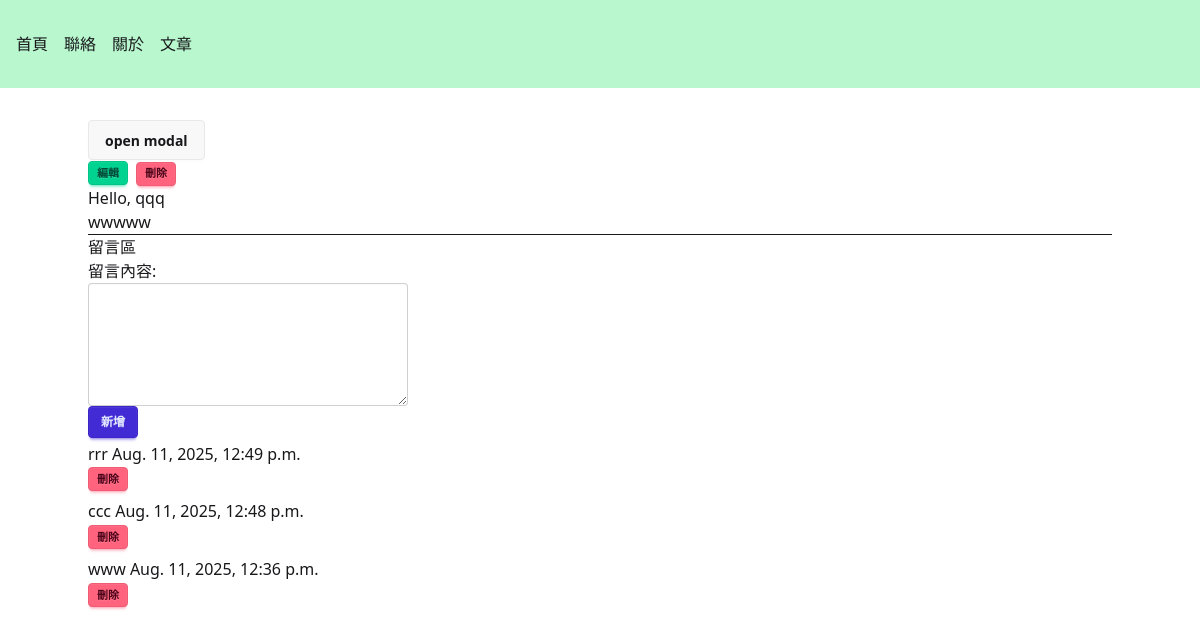
/articles/25, run on an earlier commit of the app's database.
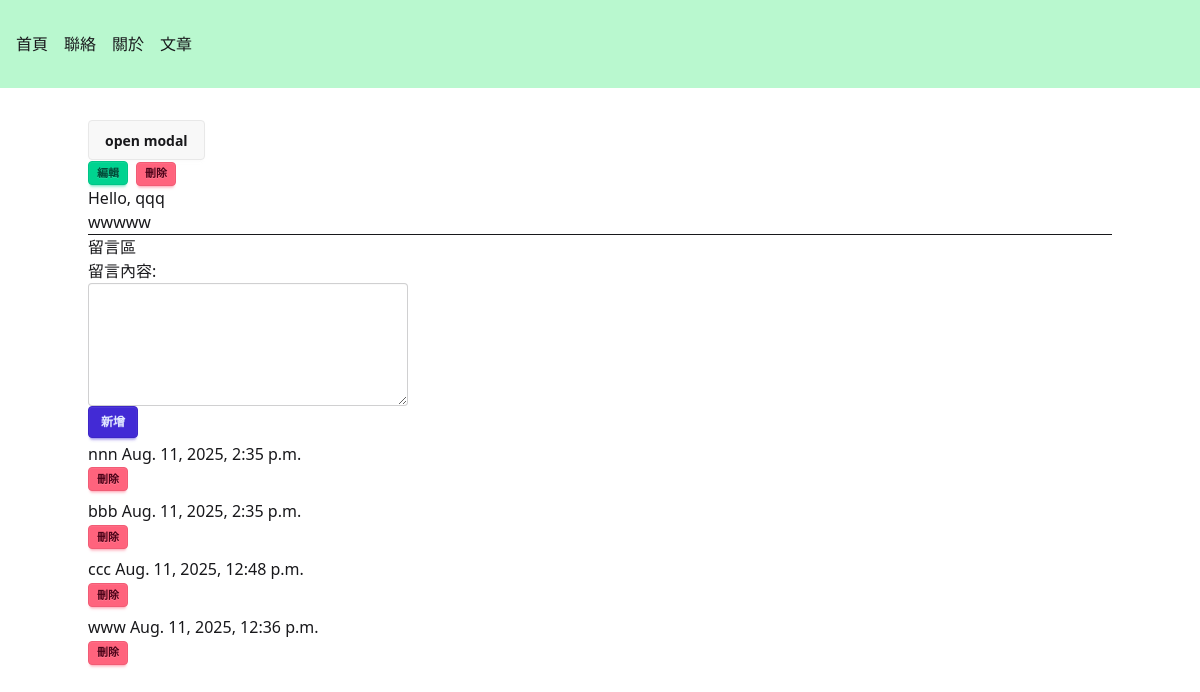
And on a later commit of the database.
### comments/models.py (models this page shows, shortened)
class Comment(models.Model):
    content = models.TextField(null=False)
    article = models.ForeignKey(Article, default=None, on_delete=models.CASCADE)
    created_at = models.DateTimeField(auto_now_add=True)
    deleted_at = models.DateTimeField(null=True, db_index=True)

### articles/views.py (the view)
# urls.py: path("<int:id>", views.detail, name="detail"),
def detail(request, id):
    article = get_object_or_404(Article, pk=id)
    if request.POST:
        if request.POST["_method"] == "patch":
            form = ArticleForm(request.POST, instance=article)
            form.save()
            messages.success(request, "更新成功")
            return redirect("articles:detail", article.id)
        if request.POST["_method"] == "delete":
            article.delete()
            messages.warning(request, "刪除成功")
            return redirect("articles:index")
    else:
        comment_form = CommentForm()
        comments = article.comment_set.filter(deleted_at = None).order_by("-id")
        return render(
            request,
            "articles/detail.html",
            {
                "article": article,
                "comment_form": comment_form,
                "comments": comments
            },
        )

### comments/forms.py
class CommentForm(ModelForm):
    class Meta:
        model = Comment
        fields = ["content"]
        labels = {"content": "留言內容"}
        widgets = {
            "content": Textarea(attrs={
                "class": "textarea",
                "rows": 5
                }
            ),
        }

### articles/templates/articles/detail.html (shortened to what this page needs)
{% extends "layouts/default.html" %}
{% block content %}
  <button class="btn" onclick="my_modal_1.showModal()">open modal</button>
  <div class="flex gap-2 items-center">
    <a href="{% url 'articles:edit' article.id %}" class="btn btn-xs btn-success">編輯</a>
    <form action="{% url 'articles:detail' article.id %}" method="post">
      <button class="btn btn-xs btn-error">刪除</button>
    </form>
  </div>
  <h1>Hello, {{ article.title }}</h1>
  <article>
    {{ article.content|linebreaks }}
  </article>
  <hr>
  <h3>留言區</h3>
  <form hx-post="{% url 'articles:create_comment' article.id %}"
        hx-target="#comment-section"
        hx-swap="afterbegin"
        hx-on::after-request="if(event.detail.successful) this.reset()">
    <div class="flex flex-col">
      {{comment_form.content.label_tag }}
      {{comment_form.content }}
    </div>
    <button class="btn btn-primary btn-sm">新增</button>
  </form>
  <ul id="comment-section">
    {% for comment in comments %}
      {% include "comments/comment.html" with comment=comment only %}
    {% endfor %}
  </ul>
{% endblock %}

### comments/templates/comments/comment.html
<li class="py-1" id="comment-{{ comment.id }}">
  {{ comment.content }}
  {{ comment.created_at }}
  <div>
    <button hx-delete="{% url 'comments:delete' comment.id %}"
            hx-target="#comment-{{ comment.id }}"
            hx-swap="outerHTML"
            class="btn btn-xs btn-error">
        刪除
    </button>
  </div>
</li>

What changed in the data, as far as the page shows it:
no longer on this page (row edited): Comment: content "rrr", created_at "Aug. 11, 2025, 12:49 p.m."
added Comment: content "nnn", created_at "Aug. 11, 2025, 2:35 p.m."
added Comment: content "bbb", created_at "Aug. 11, 2025, 2:35 p.m."
